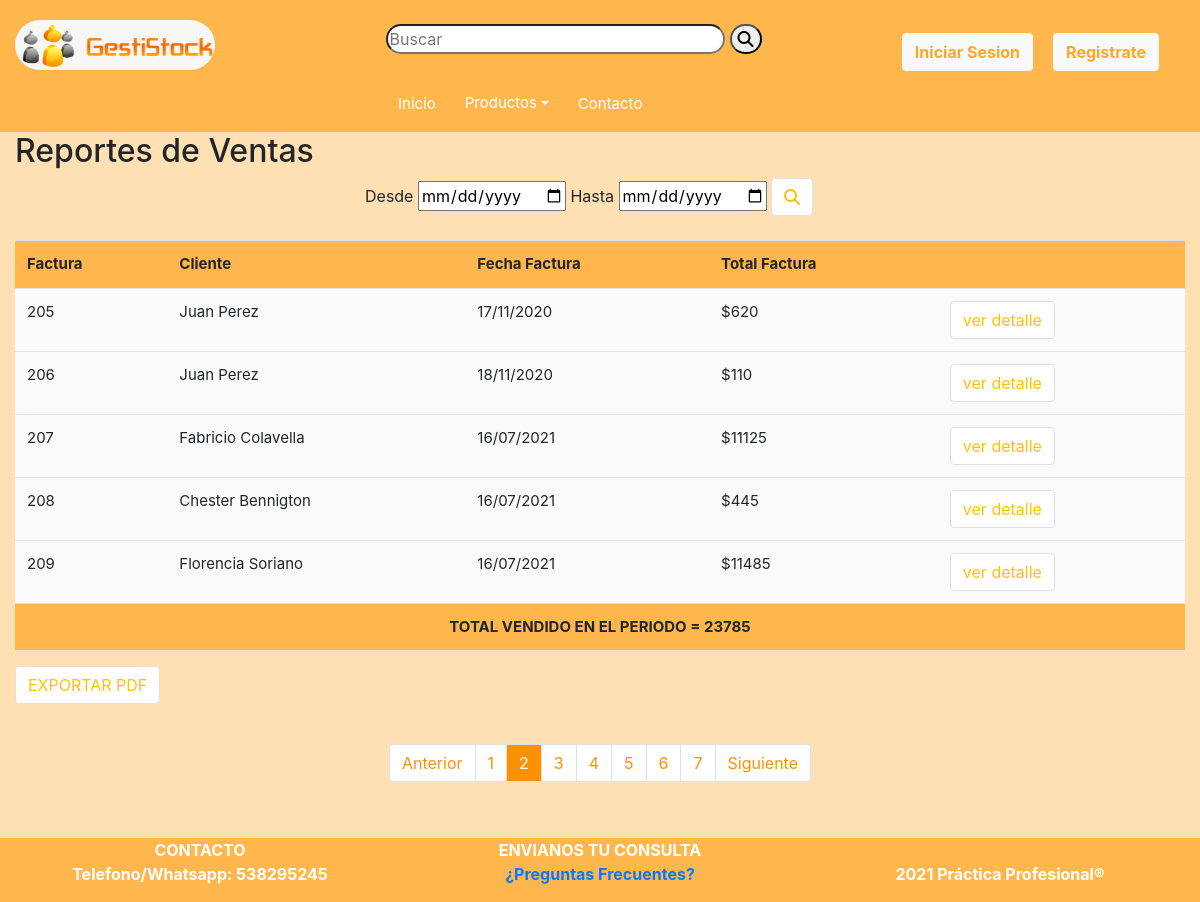
Screenshot of /reportesVentas.php?fDesde=0000-00-00&fHasta=0000-00-00&pagina=2 with the database file from the repository.
### tables this page shows
CREATE TABLE `facturas` (
  `idFacturaVenta` int(11) NOT NULL,
  `idPersona` int(11) NOT NULL,
  `totalApagar` double NOT NULL,
  `fechaPedido` date NOT NULL
);

CREATE TABLE `datosfacturas` (
  `idFactura` int(11) NOT NULL,
  `idTipoFactura` int(11) NOT NULL DEFAULT 3,
  `idTipoTransaccion` int(11) NOT NULL DEFAULT 1,
  `numFactura` int(11) NOT NULL
);

CREATE TABLE `personas` (
  `idPersona` int(11) NOT NULL,
  `numDocumento` int(11) NOT NULL,
  `idTipoDocumento` int(11) NOT NULL,
  `nombre` varchar(45) NOT NULL,
  `apellido` varchar(45) NOT NULL,
  `fechaNac` date NOT NULL,
  `usuario` varchar(45) NOT NULL,
  `contrasenia` varchar(45) NOT NULL,
  `idEstado` int(11) NOT NULL
);

### reportesVentas.php (the view, shortened to what this page needs)
<?php
require 'header.php';
	if ((isset($_GET['fDesde']) && $_GET['fDesde']=='0000-00-00') && (isset($_GET['fHasta']) && $_GET['fHasta']=='0000-00-00')) {
		$consulta=mysqli_query($conexion,"SELECT count(idFacturaVenta) as cantFact FROM facturas as f WHERE  f.fechaPedido");
			while($r=mysqli_fetch_array($consulta)){
				$cantFact=$r['cantFact'];
			}
			$facturas_x_pag = 5;
			$paginas = $cantFact / $facturas_x_pag;
			$paginas = ceil($paginas);
			if (isset($_GET['pagina'])) {
				$iniciar = ($_GET['pagina'] - 1) * $facturas_x_pag;
				$queryFacturasIni="SELECT f.totalApagar as total, f.fechaPedido as fp, p.nombre,p.apellido, dt.numFactura as nFact from facturas as f
				JOIN personas as p on p.idPersona=f.idPersona
				JOIN datosfacturas as dt on dt.idFactura=f.idFacturaVenta
				order by dt.numFactura limit $iniciar,$facturas_x_pag ";
			    $rsFacturasIni=mysqli_query($conexion,$queryFacturasIni);
			}
	}
	?>
	<div class="row">
		<div class="col-md-12">
			<h2>Reportes de Ventas</h2>
		</div>
	</div>
	<form action="ventasPDF.php" method="POST">
		<div class="row justify-content-center">
			<div class="col-md-1"></div>
			<div class="col-md-6">
				<label for="fDesde">Desde</label>
				<input type="date" id="fDesde" name="fDesde" <?php if (isset($_GET['fDesde'])) {
				echo "value='".$_GET['fDesde']."'";
			} ?>>
				<label for="fHasta">Hasta</label>
				<input type="date" id="fHasta" name="fHasta" <?php if (isset($_GET['fHasta'])) {
				echo "value='".$_GET['fHasta']."'";
			}else{echo "value='".date("d-m-Y")."'";} ?>>
				<button name="buscar" value="0"  style="border-color: #e0e0e0;background:white" class="btn btn-outline-warning" id="button-addon2"><i class="fas fa-search"></i></button>
			</div>
		</div>
		</form>
		<br>
		<div class="row justify-content-center">
			<div class="col-md-12">
				<div style="background: white">
					<table class="table striped" style="background:#fafafa;">
						<tr>
							<th>Factura</th>
							<th>Cliente</th>
							<th>Fecha Factura</th>
							<th>Total Factura</th>
							<th></th>
						</tr>
						<?php
							$totalV=0;
							while ($rs1=mysqli_fetch_array($rsFacturasIni)){
								$fecha=date('d/m/Y',strtotime($rs1['fp']));?>
								<tr>
									<td><?php echo $rs1['nFact']; ?></td>
									<td><?php echo $rs1['nombre']." ".$rs1['apellido']; ?></td>
									<td><?php echo $fecha; ?></td>
									<td><?php echo "$".$rs1['total']; ?></td>
									<td>
										<form action="ventasPDF.php" method="POST">
											<button name="detallePDF" value="detalle" style="border-color: #e0e0e0;background:white" class="btn btn-outline-warning" id="button-addon2">ver detalle</button>
										</form>
									</td>
									<?php  $totalV+=$rs1['total']?>
								</tr>
							<?php };?>
							<tr align="center">
							   <th colspan="5"><?php echo "TOTAL VENDIDO EN EL PERIODO = ".$totalV ?></th>
							</tr>
					</table>
				</div>
			</div>
		</div>
		<form action="ventasPDF.php" method="POST">
			<button name="exportPDF" value="export" style="border-color: #e0e0e0;background:white" class="btn btn-outline-warning" id="button-addon2">EXPORTAR PDF</button>
	    </form>
	<div class="container" style="padding-top:40px">
				<nav arial-label="page navigation">
					<ul class="pagination justify-content-center">
					<li class="page-item <?php echo $_GET['pagina'] <= 1 ? 'disabled' : '' ?>"><a class="page-link" href="reportesVentas.php?fDesde=<?php echo $_GET['fDesde']; ?>&fHasta=<?php echo $_GET['fHasta'];?>&pagina=<?php echo $_GET['pagina'] - 1 ?>">Anterior</a></li>
					<?php for ($i = 1; $i <= $paginas; $i++) : ?>
						<li class="<?php echo $_GET['pagina'] == $i ? 'active' : '' ?>"><a class="page-link" href="reportesVentas.php?fDesde=<?php echo $_GET['fDesde']; ?>&fHasta=<?php echo $_GET['fHasta'];?>&pagina=<?php echo $i ?>"><?php echo $i ?></a></li>
					<?php endfor ?>
					<li class="page-item <?php echo $_GET['pagina'] >= $paginas ? 'disabled' : '' ?>"><a class="page-link" href="reportesVentas.php?fDesde=<?php echo $_GET['fDesde']; ?>&fHasta=<?php echo $_GET['fHasta'];?>&pagina=<?php echo $_GET['pagina'] + 1 ?>">Siguiente</a></li>
					</ul>
				</nav>
			</div>
	<?php
require 'footer.php'; ?>

### rows the page displays
facturas: datosfacturas.numFactura "205", idPersona.nombre "Juan", idPersona.apellido "Perez", fechaPedido "17/11/2020", totalApagar "620"
facturas: datosfacturas.numFactura "206", idPersona.nombre "Juan", idPersona.apellido "Perez", fechaPedido "18/11/2020", totalApagar "110"
facturas: datosfacturas.numFactura "207", idPersona.nombre "Fabricio", idPersona.apellido "Colavella", fechaPedido "16/07/2021", totalApagar "11125"
facturas: datosfacturas.numFactura "208", idPersona.nombre "Chester", idPersona.apellido "Bennigton", fechaPedido "16/07/2021", totalApagar "445"
facturas: datosfacturas.numFactura "209", idPersona.nombre "Florencia", idPersona.apellido "Soriano", fechaPedido "16/07/2021", totalApagar "11485"

### other values shown
$totalV "23785"
